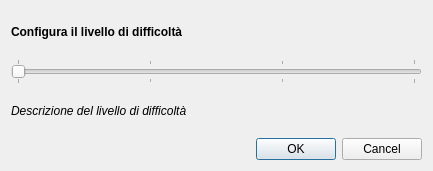
<?xml version="1.0" encoding="UTF-8"?>
<ui version="4.0">
 <class>DialogConfigurazione</class>
 <widget class="QDialog" name="DialogConfigurazione">
  <property name="windowModality">
   <enum>Qt::WindowModality::ApplicationModal</enum>
  </property>
  <property name="geometry">
   <rect>
    <x>0</x>
    <y>0</y>
    <width>433</width>
    <height>171</height>
   </rect>
  </property>
  <property name="windowTitle">
   <string>Configura gioco</string>
  </property>
  <layout class="QVBoxLayout" name="verticalLayout">
   <item>
    <widget class="QLabel" name="label">
     <property name="font">
      <font>
       <bold>true</bold>
      </font>
     </property>
     <property name="text">
      <string>Configura il livello di difficoltà</string>
     </property>
    </widget>
   </item>
   <item>
    <widget class="QSlider" name="sliderDifficolta">
     <property name="minimum">
      <number>1</number>
     </property>
     <property name="maximum">
      <number>4</number>
     </property>
     <property name="orientation">
      <enum>Qt::Orientation::Horizontal</enum>
     </property>
     <property name="tickPosition">
      <enum>QSlider::TickPosition::TicksBothSides</enum>
     </property>
     <property name="tickInterval">
      <number>1</number>
     </property>
    </widget>
   </item>
   <item>
    <widget class="QLabel" name="descrizione">
     <property name="font">
      <font>
       <italic>true</italic>
      </font>
     </property>
     <property name="text">
      <string>Descrizione del livello di difficoltà</string>
     </property>
    </widget>
   </item>
   <item>
    <widget class="QDialogButtonBox" name="buttonBox">
     <property name="orientation">
      <enum>Qt::Orientation::Horizontal</enum>
     </property>
     <property name="standardButtons">
      <set>QDialogButtonBox::StandardButton::Cancel|QDialogButtonBox::StandardButton::Ok</set>
     </property>
    </widget>
   </item>
  </layout>
 </widget>
 <resources/>
 <connections>
  <connection>
   <sender>buttonBox</sender>
   <signal>accepted()</signal>
   <receiver>DialogConfigurazione</receiver>
   <slot>accept()</slot>
   <hints>
    <hint type="sourcelabel">
     <x>248</x>
     <y>254</y>
    </hint>
    <hint type="destinationlabel">
     <x>157</x>
     <y>274</y>
    </hint>
   </hints>
  </connection>
  <connection>
   <sender>buttonBox</sender>
   <signal>rejected()</signal>
   <receiver>DialogConfigurazione</receiver>
   <slot>reject()</slot>
   <hints>
    <hint type="sourcelabel">
     <x>316</x>
     <y>260</y>
    </hint>
    <hint type="destinationlabel">
     <x>286</x>
     <y>274</y>
    </hint>
   </hints>
  </connection>
 </connections>
</ui>
